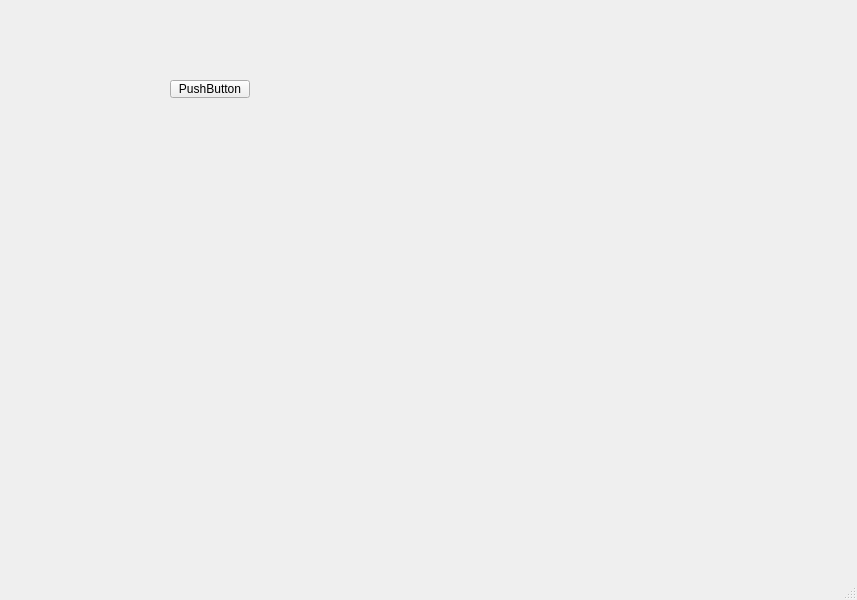
<?xml version="1.0" encoding="UTF-8"?>
<ui version="4.0">
 <class>MainWindow</class>
 <widget class="QMainWindow" name="MainWindow">
  <property name="geometry">
   <rect>
    <x>0</x>
    <y>0</y>
    <width>857</width>
    <height>600</height>
   </rect>
  </property>
  <property name="windowTitle">
   <string>MainWindow</string>
  </property>
  <widget class="QWidget" name="centralwidget">
   <widget class="QPushButton" name="predictButton">
    <property name="geometry">
     <rect>
      <x>170</x>
      <y>80</y>
      <width>80</width>
      <height>18</height>
     </rect>
    </property>
    <property name="text">
     <string>PushButton</string>
    </property>
   </widget>
  </widget>
  <widget class="QMenuBar" name="menubar">
   <property name="geometry">
    <rect>
     <x>0</x>
     <y>0</y>
     <width>857</width>
     <height>17</height>
    </rect>
   </property>
  </widget>
  <widget class="QStatusBar" name="statusbar"/>
 </widget>
 <resources/>
 <connections/>
</ui>
